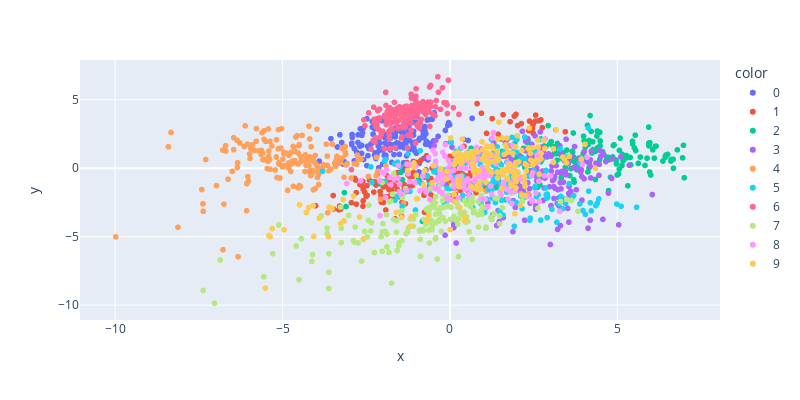

Notebook source saved alongside this figure:
### Code cell
### TODO - Write your code below ###


### end of TODO ###

px.scatter(
    x=X_trans[:, 0],
    y=X_trans[:, 1],
    color=y.astype(str),
    width=800,
    height=400,
).show()

### Figure 1 — Plotly figure (JSON) as saved in the notebook; plotly's stock layout.template omitted (floating-point values rounded to 4 significant figures; data arrays with more than 128 entries replaced by an {"elided": "..."} marker saying what was removed)
{"data": [{"hovertemplate": "color=0<br>x=%{x}<br>y=%{y}<extra></extra>", "legendgroup": "0", "marker": {"color": "#636efa", "symbol": "circle"}, "mode": "markers", "name": "0", "showlegend": true, "type": "scattergl", "x": {"elided": "178 float values"}, "xaxis": "x", "y": {"elided": "178 float values"}, "yaxis": "y"}, {"hovertemplate": "color=1<br>x=%{x}<br>y=%{y}<extra></extra>", "legendgroup": "1", "marker": {"color": "#EF553B", "symbol": "circle"}, "mode": "markers", "name": "1", "showlegend": true, "type": "scattergl", "x": {"elided": "182 float values"}, "xaxis": "x", "y": {"elided": "182 float values"}, "yaxis": "y"}, {"hovertemplate": "color=2<br>x=%{x}<br>y=%{y}<extra></extra>", "legendgroup": "2", "marker": {"color": "#00cc96", "symbol": "circle"}, "mode": "markers", "name": "2", "showlegend": true, "type": "scattergl", "x": {"elided": "177 float values"}, "xaxis": "x", "y": {"elided": "177 float values"}, "yaxis": "y"}, {"hovertemplate": "color=3<br>x=%{x}<br>y=%{y}<extra></extra>", "legendgroup": "3", "marker": {"color": "#ab63fa", "symbol": "circle"}, "mode": "markers", "name": "3", "showlegend": true, "type": "scattergl", "x": {"elided": "183 float values"}, "xaxis": "x", "y": {"elided": "183 float values"}, "yaxis": "y"}, {"hovertemplate": "color=4<br>x=%{x}<br>y=%{y}<extra></extra>", "legendgroup": "4", "marker": {"color": "#FFA15A", "symbol": "circle"}, "mode": "markers", "name": "4", "showlegend": true, "type": "scattergl", "x": {"elided": "181 float values"}, "xaxis": "x", "y": {"elided": "181 float values"}, "yaxis": "y"}, {"hovertemplate": "color=5<br>x=%{x}<br>y=%{y}<extra></extra>", "legendgroup": "5", "marker": {"color": "#19d3f3", "symbol": "circle"}, "mode": "markers", "name": "5", "showlegend": true, "type": "scattergl", "x": {"elided": "182 float values"}, "xaxis": "x", "y": {"elided": "182 float values"}, "yaxis": "y"}, {"hovertemplate": "color=6<br>x=%{x}<br>y=%{y}<extra></extra>", "legendgroup": "6", "marker": {"color": "#FF6692", "symbol": "circle"}, "mode": "markers", "name": "6", "showlegend": true, "type": "scattergl", "x": {"elided": "181 float values"}, "xaxis": "x", "y": {"elided": "181 float values"}, "yaxis": "y"}, {"hovertemplate": "color=7<br>x=%{x}<br>y=%{y}<extra></extra>", "legendgroup": "7", "marker": {"color": "#B6E880", "symbol": "circle"}, "mode": "markers", "name": "7", "showlegend": true, "type": "scattergl", "x": {"elided": "179 float values"}, "xaxis": "x", "y": {"elided": "179 float values"}, "yaxis": "y"}, {"hovertemplate": "color=8<br>x=%{x}<br>y=%{y}<extra></extra>", "legendgroup": "8", "marker": {"color": "#FF97FF", "symbol": "circle"}, "mode": "markers", "name": "8", "showlegend": true, "type": "scattergl", "x": {"elided": "174 float values"}, "xaxis": "x", "y": {"elided": "174 float values"}, "yaxis": "y"}, {"hovertemplate": "color=9<br>x=%{x}<br>y=%{y}<extra></extra>", "legendgroup": "9", "marker": {"color": "#FECB52", "symbol": "circle"}, "mode": "markers", "name": "9", "showlegend": true, "type": "scattergl", "x": {"elided": "180 float values"}, "xaxis": "x", "y": {"elided": "180 float values"}, "yaxis": "y"}], "layout": {"height": 400, "legend": {"title": {"text": "color"}, "tracegroupgap": 0}, "margin": {"t": 60}, "width": 800, "xaxis": {"anchor": "y", "autorange": true, "domain": [0, 1], "range": [-11.05, 8.065], "title": {"text": "x"}, "type": "linear"}, "yaxis": {"anchor": "x", "autorange": true, "domain": [0, 1], "range": [-11.08, 7.898], "title": {"text": "y"}, "type": "linear"}}}
